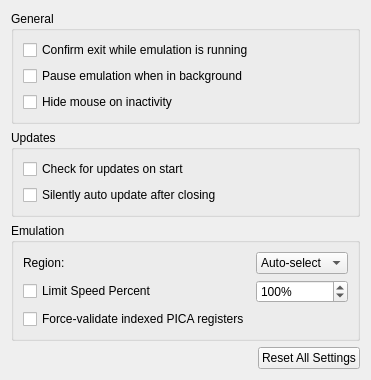
<?xml version="1.0" encoding="UTF-8"?>
<ui version="4.0">
 <class>ConfigureGeneral</class>
 <widget class="QWidget" name="ConfigureGeneral">
  <property name="geometry">
   <rect>
    <x>0</x>
    <y>0</y>
    <width>345</width>
    <height>358</height>
   </rect>
  </property>
  <property name="windowTitle">
   <string>Form</string>
  </property>
  <layout class="QHBoxLayout" name="horizontalLayout">
   <item>
    <layout class="QVBoxLayout" name="verticalLayout">
     <item>
      <widget class="QGroupBox" name="groupBox">
       <property name="title">
        <string>General</string>
       </property>
       <layout class="QVBoxLayout" name="verticalLayout_5">
        <item>
         <widget class="QCheckBox" name="toggle_check_exit">
          <property name="text">
           <string>Confirm exit while emulation is running</string>
          </property>
         </widget>
        </item>
        <item>
         <widget class="QCheckBox" name="toggle_background_pause">
          <property name="text">
           <string>Pause emulation when in background</string>
          </property>
         </widget>
        </item>
        <item>
         <widget class="QCheckBox" name="toggle_hide_mouse">
          <property name="text">
           <string>Hide mouse on inactivity</string>
          </property>
         </widget>
        </item>
       </layout>
      </widget>
     </item>
     <item>
      <widget class="QGroupBox" name="updateBox">
       <property name="title">
        <string>Updates</string>
       </property>
       <layout class="QVBoxLayout" name="verticalLayout_4">
        <item>
         <widget class="QCheckBox" name="toggle_update_check">
          <property name="text">
           <string>Check for updates on start</string>
          </property>
         </widget>
        </item>
        <item>
         <widget class="QCheckBox" name="toggle_auto_update">
          <property name="text">
           <string>Silently auto update after closing</string>
          </property>
         </widget>
        </item>
       </layout>
      </widget>
     </item>
     <item>
      <widget class="QGroupBox" name="groupBox_4">
       <property name="title">
        <string>Emulation</string>
       </property>
       <layout class="QGridLayout" name="gridLayout">
        <item row="2" column="0">
         <widget class="QCheckBox" name="toggle_use_force_indexed">
          <property name="text">
           <string>Force-validate indexed PICA registers</string>
          </property>
         </widget>
        </item>
        <item row="1" column="0">
         <widget class="QCheckBox" name="toggle_frame_limit">
          <property name="text">
           <string>Limit Speed Percent</string>
          </property>
         </widget>
        </item>
        <item row="0" column="0">
         <widget class="QLabel" name="label">
          <property name="text">
           <string>Region:</string>
          </property>
         </widget>
        </item>
        <item row="0" column="1">
         <widget class="QComboBox" name="region_combobox">
          <item>
           <property name="text">
            <string>Auto-select</string>
           </property>
          </item>
          <item>
           <property name="text">
            <string notr="true">JPN</string>
           </property>
          </item>
          <item>
           <property name="text">
            <string notr="true">USA</string>
           </property>
          </item>
          <item>
           <property name="text">
            <string notr="true">EUR</string>
           </property>
          </item>
          <item>
           <property name="text">
            <string notr="true">AUS</string>
           </property>
          </item>
          <item>
           <property name="text">
            <string notr="true">CHN</string>
           </property>
          </item>
          <item>
           <property name="text">
            <string notr="true">KOR</string>
           </property>
          </item>
          <item>
           <property name="text">
            <string notr="true">TWN</string>
           </property>
          </item>
         </widget>
        </item>
        <item row="1" column="1">
         <widget class="QSpinBox" name="frame_limit">
          <property name="suffix">
           <string>%</string>
          </property>
          <property name="minimum">
           <number>1</number>
          </property>
          <property name="maximum">
           <number>9999</number>
          </property>
          <property name="value">
           <number>100</number>
          </property>
         </widget>
        </item>
       </layout>
      </widget>
     </item>
     <item alignment="Qt::AlignRight">
      <widget class="QPushButton" name="button_reset_defaults">
       <property name="text">
        <string>Reset All Settings</string>
       </property>
      </widget>
     </item>
     <item>
      <spacer name="verticalSpacer">
       <property name="orientation">
        <enum>Qt::Vertical</enum>
       </property>
       <property name="sizeHint" stdset="0">
        <size>
         <width>20</width>
         <height>40</height>
        </size>
       </property>
      </spacer>
     </item>
    </layout>
   </item>
  </layout>
 </widget>
 <resources/>
 <connections/>
</ui>
